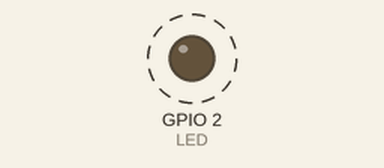
A program run on a simulated ESP32. Parts: output pins drawn as LEDs (lit = HIGH). Dashed ring = blinking.

Above: at 0.05 s.
Timing chart, 0 to 3.0 s (numbered marks = the images above):
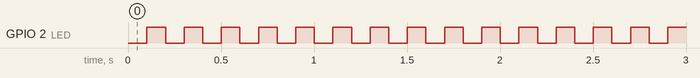

The program:

main.cpp
```cpp
#include <Arduino.h>
#include <esp32-hal.h>

#define LED 2

class QueueTask
{
protected:
	QueueHandle_t queue;
	static void task(void *pvParameters);


public:
	QueueTask()
	{
		queue = xQueueCreate(1, sizeof(int));
		xTaskCreate(task, "task", configMINIMAL_STACK_SIZE * 3, &queue, 1, NULL);
	}
	~QueueTask()
	{
		log_i("Destructor");
	}

	void send(int value)
	{
		xQueueOverwrite(queue, &value);
	}
};

void QueueTask::task(void *pvParameters)
{
	QueueHandle_t queue = *(QueueHandle_t *)pvParameters;
	int value = 0;

	log_i("Task %d", pvParameters);
	for (;;)
	{
		xQueueReceive(queue, &value, portMAX_DELAY);
		// log_i("Write: %d", value);
		digitalWrite(LED, value);
	}

	// vTaskDelete(NULL);
};

QueueTask queueTask;

void setup()
{
	log_i("Setup");

	pinMode(LED, OUTPUT);

	log_i("Ready");
}

int x = 0;

void loop()
{
	delay(100);
	x = 1 - x;
	queueTask.send(x);
}
```

Measured:
- by itself, GPIO 2 (LED): alternates HIGH for 0.10 s and LOW for 0.10 s
